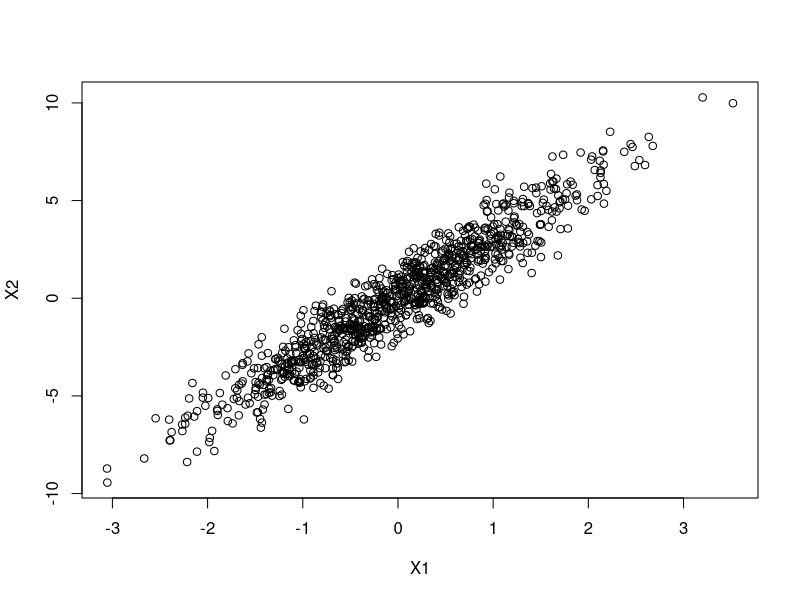

The R source for this figure:
## ---- chunk 1
set.seed(0)
i <- 0
data <- c()
while(i < 201) {
  data <- c(data, rnorm(6000, mean = 0, sd = 1))
  i <- i + 1
}
m <- matrix(data = data, byrow = FALSE, nrow = 6000)
df <- data.frame(m)

model <- lm(formula = X1 ~ ., data = df)
## ---- chunk 2
coef_count <- sum((summary(model)$coefficients)[,"Pr(>|t|)"] <= 0.05)
print(coef_count)
## ---- chunk 3
coef_count <- sum((summary(model)$coefficients)[,"Pr(>|t|)"] <= 0.05/200)
print(coef_count)
## ---- chunk 4
set.seed(3)
n <-1000
x1 <- rnorm(n = n)
x2 <- 3 * x1 + rnorm(n = n)
y = 2 + x1 + x2 + rnorm(n = n)

# Create data frame
data = c(y, x1, x2)
m = matrix(data, byrow = FALSE, nrow = n)
colnames(m) <- c("Y", "X1", "X2")
df = data.frame(m)
plot(x1, x2, xlab="X1", ylab="X2")
## ---- chunk 5
set.seed(3)
n <-10
x1 <- rnorm(n = n)
x2 <- 3 * x1 + rnorm(n = n)
y = 2 + x1 + x2 + rnorm(n = n)

# Create data frame
data = c(y, x1, x2)
m = matrix(data, byrow = FALSE, nrow = n)
colnames(m) <- c("Y", "X1", "X2")
df = data.frame(m)

# Question 2b
y1 <- lm(Y ~ X1, data = df)
summary(y1)
# y1 :  Good p-value, X1 is significative
y2 <- lm(Y ~ X2, data = df)
summary(y2)
# y1 :  Good p-value, X2 is significative
